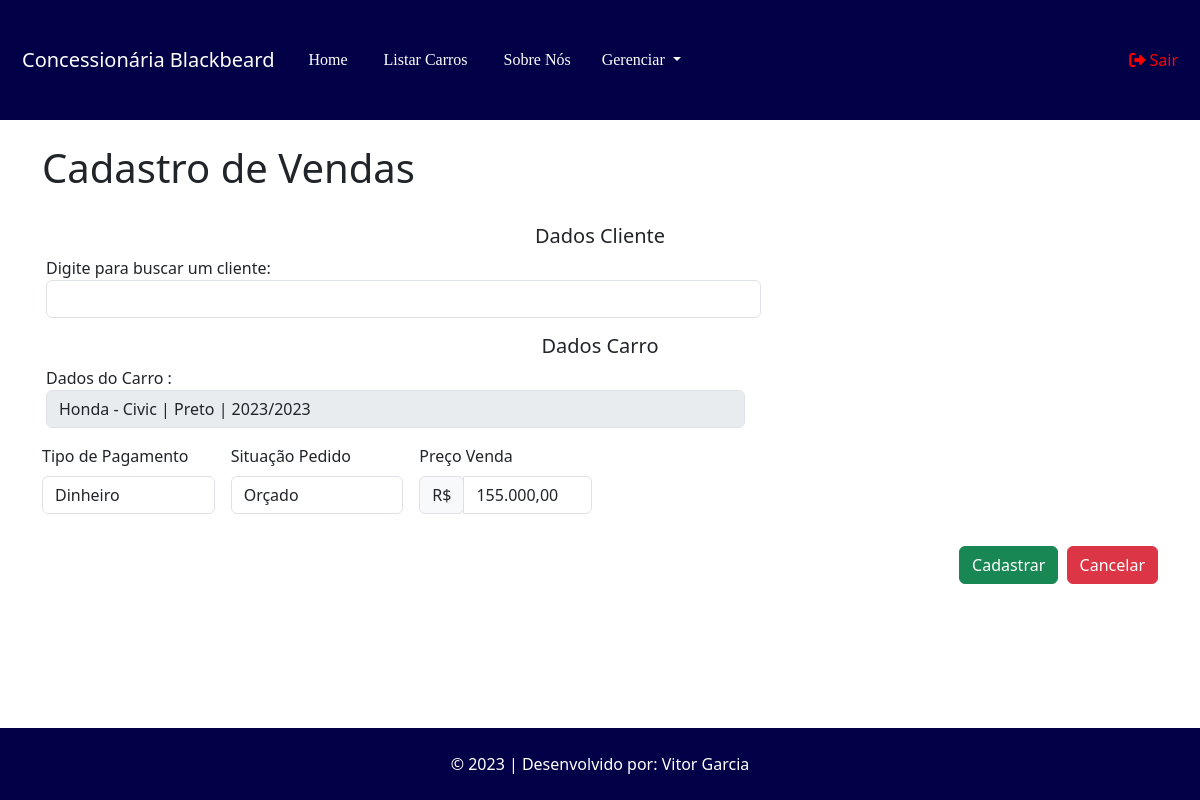
The page /venda/cadastro/3 (signed in) on the database its author committed.
### tables this page shows
CREATE TABLE `marca` (
  `id` int(11) NOT NULL,
  `nome` varchar(100) NOT NULL
);

CREATE TABLE `modelo` (
  `id` int(11) NOT NULL,
  `nome` varchar(100) NOT NULL,
  `id_marca` int(11) NOT NULL
);

CREATE TABLE `carro` (
  `id` int(11) NOT NULL,
  `id_modelo` int(11) NOT NULL,
  `ano_fabricacao` year(4) NOT NULL,
  `cor` varchar(50) NOT NULL,
  `preco_venda` decimal(10,2) NOT NULL,
  `quilometragem` int(11) NOT NULL,
  `modelo_direcao` varchar(50) NOT NULL,
  `modelo_transmissao` varchar(50) NOT NULL,
  `placa` varchar(12) NOT NULL,
  `observacoes` varchar(255) NOT NULL,
  `disponibilidade` varchar(50) NOT NULL,
  `tipo_freio` varchar(15) NOT NULL,
  `motor` varchar(15) NOT NULL,
  `tipo_combustivel` varchar(15) NOT NULL,
  `tipo_tracao` varchar(15) NOT NULL,
  `ano_modelo` year(4) NOT NULL
);

### App/Controllers/Controller.php (called while the page is built, shortened)
<?php
abstract class Controller
{
    private $viewVar;
    public function render($view)
    {
        $viewVar = $this->getViewVar();
        require_once PATH . '/App/Views/layouts/cabecalho.php';
        require_once PATH . '/App/Views/layouts/menu.php';
        require_once PATH . '/App/Views/' . $view . '.php';
        require_once PATH . '/App/Views/layouts/rodape.php';
    }
    public function getViewVar()
    {
        return $this->viewVar;
    }
    public function setViewParam($varName, $varValue)
    {
        if ($varName != "" && $varValue != "") {
            $this->viewVar[$varName] = $varValue;
        }
    }
}

### App/Controllers/VendaController.php (called while the page is built, shortened)
<?php
class VendaController extends Controller
{
    public function cadastro($params)
    {
        $idCarro = $params[0];
        $carroDAO = new CarroDAO();
        $carro = $carroDAO->listar($idCarro);
        $this->render('venda/cadastro');
    }
}

### index.php (called while the page is built, shortened)
<?php
try {
    $app = new App();
    $app->run();
}catch (\Exception $e){
    $oError = new Erro($e);
    $oError->render();
}

### App/Lib/Conexao.php (called while the page is built, shortened)
<?php
class Conexao
{
    private static $connection;
    public static function getConnection()
    {
        $pdoConfig = DB_DRIVER . ":" . "host=" . DB_HOST . ";";
        $pdoConfig .= "dbname=" . DB_NAME . ";";
        try {
            if (!isset(self::$connection)) {
                self::$connection = new PDO($pdoConfig, DB_USER, DB_PASSWORD);
                self::$connection->setAttribute(PDO::ATTR_ERRMODE, PDO::ERRMODE_EXCEPTION);
            }
            return self::$connection;
        } catch (PDOException $e) {
            throw new Exception("Erro de conexão com o banco de dados", 500);
        }
    }
}

### App/Models/DAO/BaseDAO.php (called while the page is built, shortened)
<?php
abstract class BaseDAO
{
    private $conexao;
    public function __construct()
    {
        $this->conexao = Conexao::getConnection();
    }
    public function select($sql)
    {
        if (!empty($sql)) {
            return $this->conexao->query($sql);
        }
    }
}

### App/Models/DAO/CarroDAO.php (called while the page is built, shortened)
<?php
class CarroDAO extends BaseDAO{
    public function listar($id = null){
        if($id){
            $resultado = $this->select(
                "SELECT * FROM carro WHERE id = $id"
            );
            return $resultado->fetchObject(Carro::class);
        } else {
            $resultado = $this->select(
                'SELECT * FROM carro'
            );
            return $resultado->fetchAll(\PDO::FETCH_CLASS, Carro::class);
        }
        return false;
    }
}
?>

### App/Models/Entidades/Carro.php (called while the page is built, shortened)
<?php
class Carro{
     private $ano_fabricacao;
     private $ano_modelo;
     private $cor;
     private $preco_venda;
     function getAno_fabricacao(){
          return $this->ano_fabricacao;
     }
     function getAno_modelo(){
          return $this->ano_modelo;
     }
     public function getCor(){
          return $this->cor;
     }
     public function getPreco_venda(){
          return $this->preco_venda;
     }
     private $id_modelo;
     public function getId_modelo(){
          return $this->id_modelo;
     }
}
?>

### App/Models/DAO/ModeloDAO.php (called while the page is built, shortened)
<?php
class ModeloDAO extends BaseDAO{
    public function listar($id = null){
        if($id){
            $resultado = $this->select(
                "SELECT * FROM modelo WHERE id = $id"
            );
            return $resultado->fetchObject(Modelo::class);
        } else {
            $resultado = $this->select(
                'SELECT * FROM modelo'
            );
            return $resultado->fetchAll(\PDO::FETCH_CLASS, Modelo::class);
        }
        return false;
    }
}
?>

### App/Models/Entidades/Modelo.php (called while the page is built, shortened)
<?php
class Modelo{
     private $nome;
     private $id_marca;
     public function getNome(){
          return $this->nome;
     }
   function getId_marca(){
        return $this->id_marca;
   }
}
?>

### App/Models/DAO/MarcaDAO.php (called while the page is built, shortened)
<?php
class MarcaDAO extends BaseDAO{
    public function listar($id = null){
        if($id){
            $resultado = $this->select(
                "SELECT * FROM marca WHERE id = $id"
            );
            return $resultado->fetchObject(Marca::class);
        } else {
            $resultado = $this->select(
                'SELECT * FROM marca'
            );
            return $resultado->fetchAll(\PDO::FETCH_CLASS, Marca::class);
        }
        return false;
    }
}
?>

### App/Models/Entidades/Marca.php (called while the page is built, shortened)
<?php
class Marca{
     private $nome;
   function getNome(){
        return $this->nome;
   }
}
?>

### App/Views/venda/cadastro.php (the view, shortened to what this page needs)
<?php
$carro = $viewVar['carro'];
$modeloDAO = new ModeloDAO();
$modelo = $modeloDAO->listar($carro->getId_modelo());
$marcaDAO = new MarcaDAO();
$marca = $marcaDAO->listar($modelo->getId_marca());
?>
<div class="container">
  <br>
    <h1>Cadastro de Vendas</h1>
  <br>
  <form action="http://<?php echo APP_HOST; ?>/venda/salvar" method="post" class="row g-3">
    <br>
    <h5 class="text-center">Dados Cliente</h5>
    <br>
    <div class="row">
      <div class="col-md-8">
        <label for="input_cliente">Digite para buscar um cliente:</label>
        <input list="clientes" name="input_cliente" class="form-control" id="input_cliente" onkeyup="funcaoCliente()">
        </div>
      </div>
    </div>
    <br>
    <h5 class="text-center">Dados Carro</h5>
    <br>
    <div class="row">
    <div class="row">
      <div class="col-md-8">
        <label for="input_carro">Dados do Carro :</label>
            <input type="text" class="form-control" value="<?php  echo $marca->getNome() . ' - ' . $modelo->getNome() . ' | ' . $carro->getCor() . ' | ' . $carro->getAno_fabricacao() . '/' . $carro->getAno_modelo(); ?>" disabled>
        </div>
      </div>
    </div>
      <div class="col-md-2">
        <label for="inputTipo_pagamento" class="form-label">Tipo de Pagamento</label>
          <select class="form-control" id="inputTipo_pagamento" name="tipo_pagamento">
              <option value="Dinheiro">Dinheiro</option>
          </select>
      </div>
      <div class="col-md-2">
        <label for="inputSituacao_pedido" class="form-label">Situação Pedido</label>
          <select class="form-control" id="inputSituacao_pedido" name="situacao_pedido">
              <option value="Orçado">Orçado</option>
          </select>
      </div>
      <div class="col-md-2">
          <label for="inputPreco_venda" class="form-label">Preço Venda</label>
          <div class="input-group mb-3">
              <div class="input-group-prepend">
                  <span class="input-group-text">R$</span>
              </div>
              <input type="text" class="form-control money" id="inputPreco_venda" name="preco_venda" value="<?php echo number_format($carro->getPreco_venda(), 2, ',', '.'); ?>">
          </div>
      </div>
      <div class="col-md-12 d-flex justify-content-end">
      <button type="submit" class="btn btn-success">Cadastrar</button>&nbsp&nbsp
      <button type="button" class="btn btn-danger">Cancelar</button>
    </div>
<br>
<br>

### rows shown on the page
marca: nome.ano_modelo "Honda - Civic | Preto | 2023/2023"
carro: preco_venda "155.000,00"
